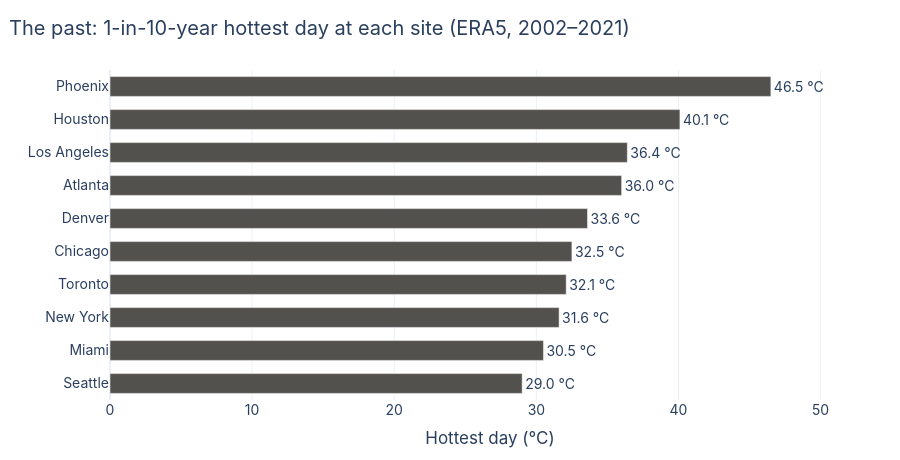

Source (notebook cell):
### Code cell
order = past.sort_values("hottest day °C")
fig = go.Figure(go.Bar(
    y=order["site"], x=order["hottest day °C"], orientation="h", marker_color=INK, width=0.6,
    text=[f"{v:.1f} °C" for v in order["hottest day °C"]], textposition="outside", cliponaxis=False,
    hovertemplate="%{y}: %{x:.1f} °C<extra></extra>",
))
layout(fig, f"The past: 1-in-10-year hottest day at each site (ERA5, {ERA5_YEARS[0]}–{ERA5_YEARS[1]})",
       xaxis=dict(title="Hottest day (°C)", range=[0, order["hottest day °C"].max() * 1.15]), showlegend=False)
fig.show()

### Figure 1 — Plotly figure (JSON) as saved in the notebook; plotly's stock layout.template omitted (floating-point values rounded to 4 significant figures)
{"data": [{"cliponaxis": false, "hovertemplate": "%{y}: %{x:.1f} °C<extra></extra>", "marker": {"color": "#52514e"}, "orientation": "h", "text": ["29.0 °C", "30.5 °C", "31.6 °C", "32.1 °C", "32.5 °C", "33.6 °C", "36.0 °C", "36.4 °C", "40.1 °C", "46.5 °C"], "textposition": "outside", "type": "bar", "width": 0.6, "x": [29.0, 30.5, 31.6, 32.1, 32.5, 33.6, 36.0, 36.4, 40.1, 46.5], "y": ["Seattle", "Miami", "New York", "Toronto", "Chicago", "Denver", "Atlanta", "Los Angeles", "Houston", "Phoenix"]}], "layout": {"font": {"family": "Inter, Helvetica, Arial, sans-serif", "size": 14}, "height": 460, "margin": {"b": 60, "l": 110, "r": 30, "t": 70}, "showlegend": false, "title": {"text": "The past: 1-in-10-year hottest day at each site (ERA5, 2002–2021)", "x": 0.01}, "xaxis": {"range": [0, 53.47], "title": {"text": "Hottest day (°C)"}}}}
